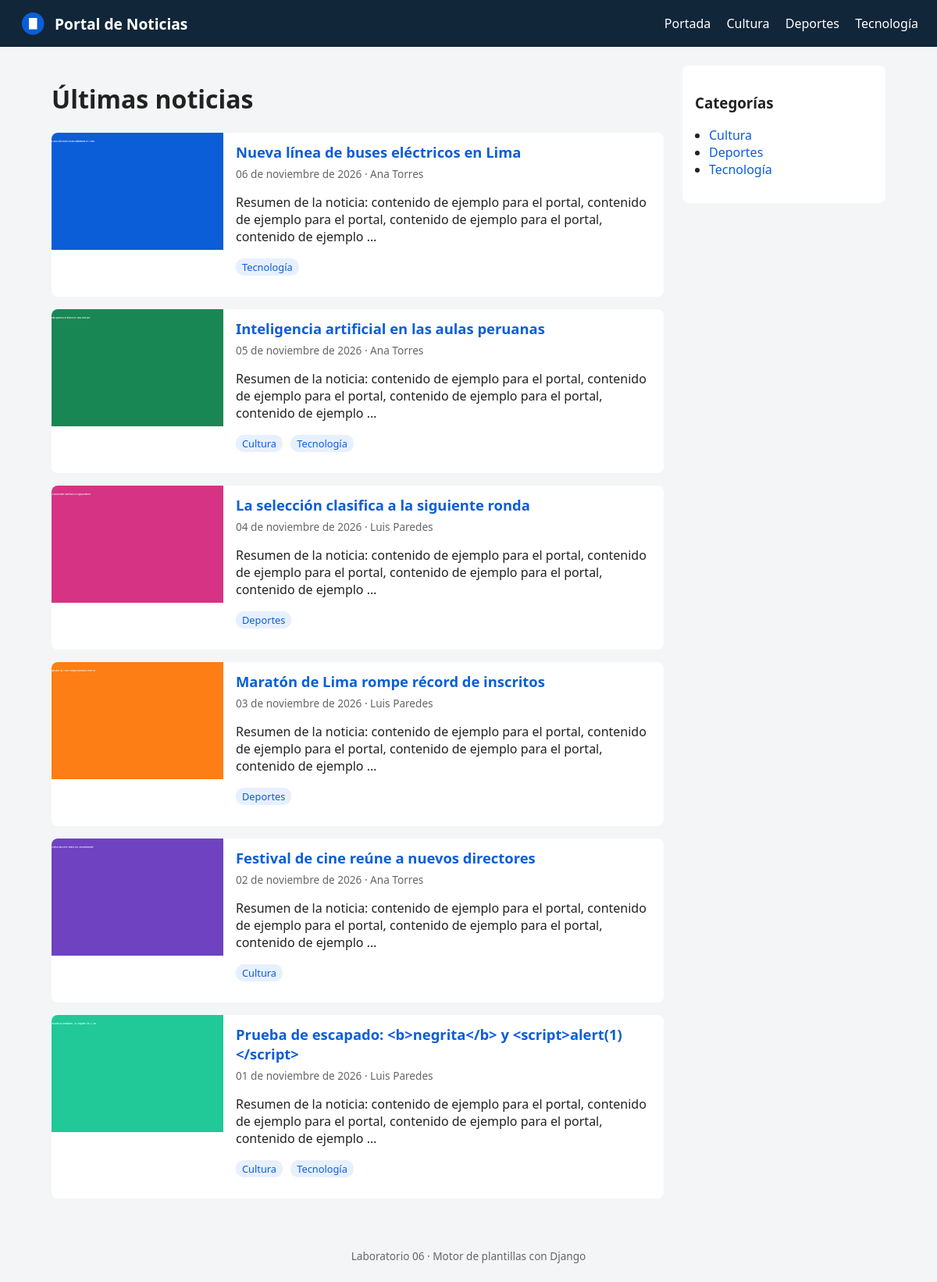
The page / on the database its author committed.
### news/models.py (models this page shows, shortened)
class Category(models.Model):
    name = models.CharField(max_length=60, unique=True)
    slug = models.SlugField(max_length=70, unique=True)
    class Meta:
        verbose_name_plural = 'categories'
        ordering = ['name']

class Article(models.Model):
    title = models.CharField(max_length=200)
    summary = models.TextField(help_text='Short text shown in the article cards.')
    body = models.TextField()
    featured_image = models.ImageField(upload_to='articles/', blank=True)
    published_at = models.DateTimeField()
    author = models.ForeignKey(Author, on_delete=models.PROTECT, related_name='articles')
    categories = models.ManyToManyField(Category, related_name='articles')
    class Meta:
        ordering = ['-published_at']

class Author(models.Model):
    name = models.CharField(max_length=100)
    email = models.EmailField(blank=True)
    bio = models.TextField(blank=True)
    class Meta:
        ordering = ['name']

### news/views.py (the view)
# urls.py: path('', views.home, name='home'),
def home(request):
    articles = Article.objects.select_related('author').prefetch_related('categories')
    return render(request, 'news/home.html', {'articles': articles})

### news/context_processors.py (called while the page is built)
def categories(request):
    return {'sidebar_categories': Category.objects.all()}

### news/templates/news/home.html (shortened to what this page needs)
{% extends 'base.html' %}
{% block content %}
  <h1>Últimas noticias</h1>
  {% for article in articles %}
    {% include 'news/partials/_article_card.html' %}
  {% empty %}
    <p class="empty">Todavía no hay noticias publicadas.</p>
  {% endfor %}
{% endblock %}

### templates/base.html (shortened to what this page needs)
{% load static %}
<!DOCTYPE html>
<html lang="es">
<head>
  <link rel="stylesheet" href="{% static 'css/style.css' %}">
</head>
<body>
  <header class="site-header">
    <a class="brand" href="{% url 'news:home' %}">
      <img src="{% static 'img/logo.png' %}" alt="Logo" width="36" height="36">
      Portal de Noticias
    </a>
    <nav>
      <a href="{% url 'news:home' %}">Portada</a>
      {% for category in sidebar_categories %}
        <a href="{% url 'news:category' category.slug %}">{{ category.name }}</a>
      {% endfor %}
    </nav>
  </header>
  <div class="layout">
    <main>
      {% block content %}{% endblock %}
    </main>
    <aside class="sidebar">
      {% block sidebar %}
        <h3>Categorías</h3>
        <ul>
          {% for category in sidebar_categories %}
            <li><a href="{% url 'news:category' category.slug %}">{{ category.name }}</a></li>
          {% empty %}
            <li>Sin categorías.</li>
          {% endfor %}
        </ul>
      {% endblock %}
    </aside>
  </div>
  <footer class="site-footer">Laboratorio 06 · Motor de plantillas con Django</footer>
</body>
</html>

### news/templates/news/partials/_article_card.html
{% load static %}
<article class="card">
  {% if article.featured_image %}
    <img src="{{ article.featured_image.url }}" alt="{{ article.title }}">
  {% else %}
    <img src="{% static 'img/placeholder.png' %}" alt="Sin imagen">
  {% endif %}
  <div class="card-body">
    <h2><a href="{% url 'news:detail' article.pk %}">{{ article.title }}</a></h2>
    <p class="meta">
      {{ article.published_at|date:"d \d\e F \d\e Y" }} · {{ article.author.name }}
    </p>
    <p>{{ article.summary|truncatewords:25 }}</p>
    <p class="tags">
      {% for category in article.categories.all %}
        <a href="{% url 'news:category' category.slug %}">{{ category.name }}</a>
      {% endfor %}
    </p>
  </div>
</article>

### static/css/style.css (style rules this page uses)
* { box-sizing: border-box; }
body { margin: 0; font-family: system-ui, Arial, sans-serif; background: #f4f5f7; color: #222; }
a { color: #0b5ed7; text-decoration: none; }
.site-header { display: flex; justify-content: space-between; align-items: center; flex-wrap: wrap; gap: 12px; padding: 12px 24px; background: #12263a; }
.site-header a { color: #fff; }
.brand { display: flex; align-items: center; gap: 10px; font-weight: 700; font-size: 1.2rem; }
.site-header nav a { margin-left: 16px; }
.layout { display: grid; grid-template-columns: 1fr 260px; gap: 24px; max-width: 1100px; margin: 24px auto; padding: 0 16px; }
.sidebar { background: #fff; padding: 16px; border-radius: 8px; align-self: start; }
.sidebar ul { padding-left: 18px; }
.card { display: flex; gap: 16px; background: #fff; border-radius: 8px; margin-bottom: 16px; overflow: hidden; }
.card img { width: 220px; height: 150px; object-fit: cover; }
.card-body { padding: 12px 16px 12px 0; }
.card h2 { margin: 0 0 6px; font-size: 1.15rem; }
.meta { color: #666; font-size: .85rem; margin: 0 0 8px; }
.tags a { background: #e7f0ff; padding: 2px 8px; border-radius: 10px; margin-right: 6px; font-size: .8rem; }
.site-footer { text-align: center; color: #666; padding: 24px; font-size: .85rem; }

### rows shown on the page
Category: name "Cultura"
Category: name "Deportes"
Category: name "Tecnología"
Article: featured_image (picture), title "Nueva línea de buses eléctricos en Lima", published_at "06 de noviembre de 2026", author.name "Ana Torres", summary "Resumen de la noticia: contenido de ejemplo para el portal, contenido de ejemplo para el portal, contenido de ejemplo para el portal, contenido de ejemplo …"
Article: featured_image (picture), title "Inteligencia artificial en las aulas peruanas", published_at "05 de noviembre de 2026", author.name "Ana Torres", summary "Resumen de la noticia: contenido de ejemplo para el portal, contenido de ejemplo para el portal, contenido de ejemplo para el portal, contenido de ejemplo …"
Article: featured_image (picture), title "La selección clasifica a la siguiente ronda", published_at "04 de noviembre de 2026", author.name "Luis Paredes", summary "Resumen de la noticia: contenido de ejemplo para el portal, contenido de ejemplo para el portal, contenido de ejemplo para el portal, contenido de ejemplo …"
Article: featured_image (picture), title "Maratón de Lima rompe récord de inscritos", published_at "03 de noviembre de 2026", author.name "Luis Paredes", summary "Resumen de la noticia: contenido de ejemplo para el portal, contenido de ejemplo para el portal, contenido de ejemplo para el portal, contenido de ejemplo …"
Article: featured_image (picture), title "Festival de cine reúne a nuevos directores", published_at "02 de noviembre de 2026", author.name "Ana Torres", summary "Resumen de la noticia: contenido de ejemplo para el portal, contenido de ejemplo para el portal, contenido de ejemplo para el portal, contenido de ejemplo …"
Article: featured_image (picture), title "Prueba de escapado: <b>negrita</b> y <script>alert(1)</script>", published_at "01 de noviembre de 2026", author.name "Luis Paredes", summary "Resumen de la noticia: contenido de ejemplo para el portal, contenido de ejemplo para el portal, contenido de ejemplo para el portal, contenido de ejemplo …"
